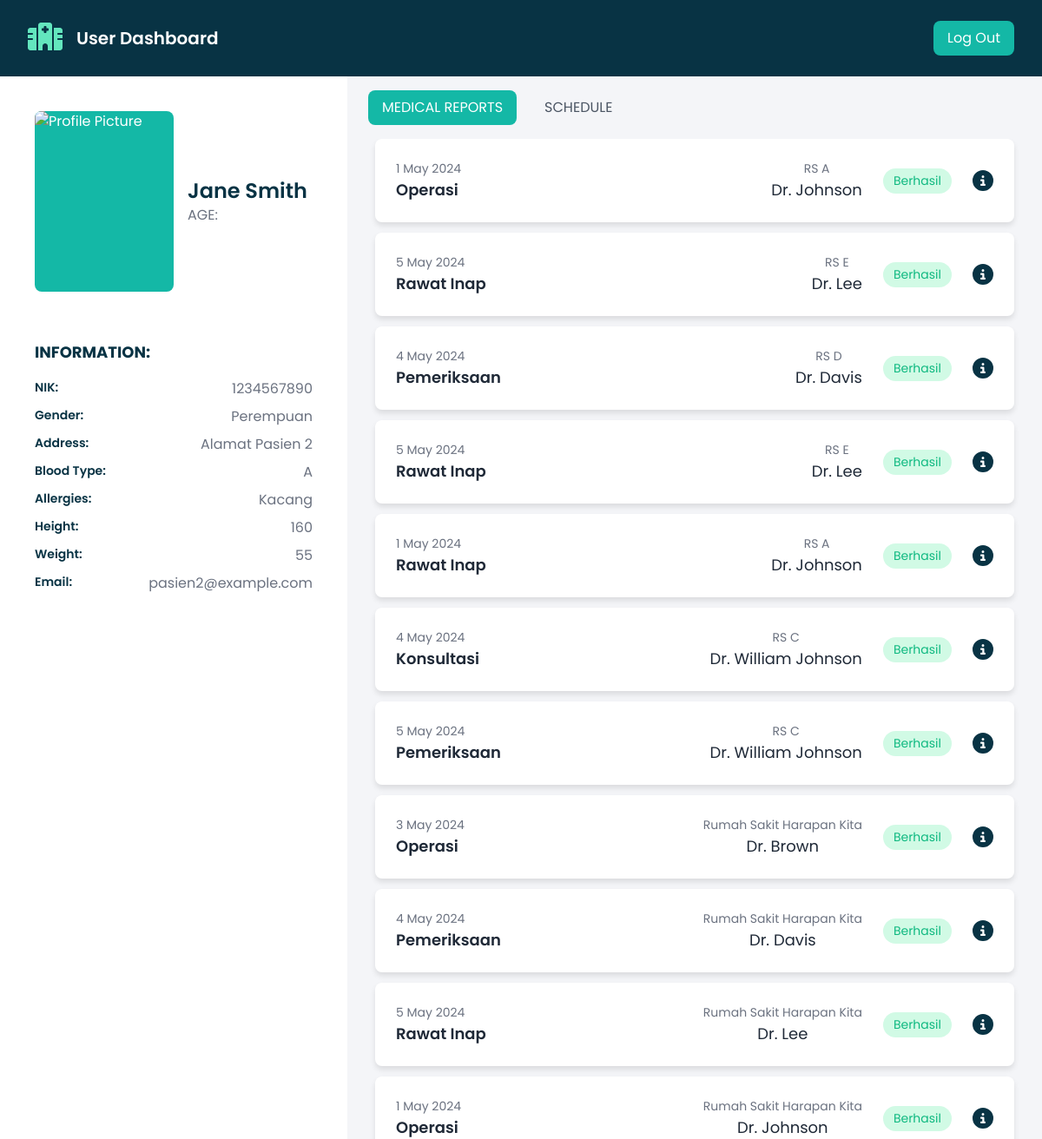
/userdashboard.php?login=success (signed in), run on the app's committed database.
### tables this page shows
create table pasien
		(
			id     int,
			NIK varchar(100) primary key,
			password varchar(100) not null,
			email    varchar(100) not null,
			usertype varchar(20)  null,
			nama_pasien varchar(100) not null,
			Tanggal_Lahir DATE,
			alamat    varchar(100) not null,
			tinggi int,
			berat_badan int,
			golongan_darah varchar(5),
			alergi varchar(100),
			no_telepon_pasien varchar(100) not null,
			jenis_kelamin varchar(100) not null
		);

CREATE TABLE riwayat (
			riwayat_id INT PRIMARY KEY,
			NIK VARCHAR(10),
			rumahsakit_id INT,
			tenagamedis_id INT,
            obat_id INT,
			tanggal_riwayat DATE,
			jenis_layanan VARCHAR(100),
			keterangan_penyakit VARCHAR(255),
			FOREIGN KEY (NIK) REFERENCES pasien(NIK),
			FOREIGN KEY (rumahsakit_id) REFERENCES rumah_sakit(rumahsakit_id),
			FOREIGN KEY (tenagamedis_id) REFERENCES tenaga_medis(tenagamedis_id),
            FOREIGN KEY (obat_id) REFERENCES obat(obat_id)
		);

CREATE TABLE Rumah_Sakit (
			rumahsakit_id INT PRIMARY KEY,
			nama_rumahsakit VARCHAR(100),
			alamat VARCHAR(255),
			no_telepon VARCHAR(15),
			kota VARCHAR(100)
		);

create table tenaga_medis
		(
			id     int,
			tenagamedis_id INT primary key,
			rumahsakit_id INT,
			password varchar(100) not null,
			email    varchar(100) not null,
			usertype varchar(20)  null,
			nama_tenagamedis varchar(100) not null,
			spesialisasi    varchar(100) not null,
			jenis_Kelamin varchar(100) not null,
			no_telepon_tenagamedis varchar(100) not null,
			FOREIGN KEY (rumahsakit_id) REFERENCES rumah_sakit(rumahsakit_id)
		);

### userdashboard.php (the view, shortened to what this page needs)
<?php
include_once 'includes/dbhinc.php';
$nik = $_SESSION["user_NIK"];
$query = $pdo->prepare("SELECT * FROM pasien WHERE NIK = :nik");
$query->execute(['nik' => $nik]);
$user = $query->fetch(PDO::FETCH_ASSOC);
$query = $pdo->prepare("SELECT * FROM riwayat WHERE NIK = :nik");
$query->execute(['nik' => $nik]);
$reports = $query->fetchAll(PDO::FETCH_ASSOC);
?>
<!DOCTYPE html>
<html lang="en">
<head>
  <link rel="stylesheet" href="user/index.css" />
  <script src="https://cdn.tailwindcss.com"></script>
  <link rel="stylesheet" href="https://cdnjs.cloudflare.com/ajax/libs/font-awesome/6.4.0/css/all.min.css" />
</head>
<body>
  <header class="bg-cyan-950">
    <nav class="mx-auto flex max-w-7xl items-center justify-between p-6 lg:px-8" aria-label="Global">
      <div class="flex lg:flex-1">
        <a href="#" class="-m-1.5 p-1.5">
        </a>
        <p class="mx-4 py-1 text-white text-xl font-semibold">
          User Dashboard
        </p>
      </div>
      <div class="hidden lg:flex lg:flex-1 lg:justify-end">
        <form action="includes/logoutinc.php">
          <button class="flex bg-teal-500 text-white px-4 py-2 rounded-lg font-regular">
            Log Out
          </button>
        </form>
      </div>
    </nav>
  </header>
  <div class="flex">
    <div class="w-1/3 bg-white">
      <div class="flex items-center mb-4 p-10">
        <img src="" alt="Profile Picture" class="bg-teal-500 text-white h-52 w-40 flex items-center justify-center rounded-lg mr-4" />
        <div>
          <h2 class="text-2xl font-semibold text-cyan-950"><?php echo htmlspecialchars($user['nama_pasien']); ?></h2>
          <p class="text-gray-500">AGE: <?php echo htmlspecialchars($user['Usia']); ?></p>
        </div>
      </div>
      <div class="px-10">
        <h3 class="text-lg font-bold mb-4 text-cyan-950">INFORMATION:</h3>
        <div class="grid grid-cols-1 gap-2">
          <div class="flex justify-between">
            <span class="font-semibold text-cyan-950 text-sm">NIK:</span>
            <span class="text-gray-500"><?php echo htmlspecialchars($user['NIK']); ?></span>
          </div>
          <div class="flex justify-between">
            <span class="font-semibold text-cyan-950 text-sm">Gender:</span>
            <span class="text-gray-500"><?php echo htmlspecialchars($user['jenis_kelamin']); ?></span>
          </div>
          <div class="flex justify-between">
            <span class="font-semibold text-cyan-950 text-sm">Address:</span>
            <span class="text-gray-500"><?php echo htmlspecialchars($user['alamat']); ?></span>
          </div>
          <div class="flex justify-between">
            <span class="font-semibold text-cyan-950 text-sm">Blood Type:</span>
            <span class="text-gray-500"><?php echo htmlspecialchars($user['golongan_darah']); ?></span>
          </div>
          <div class="flex justify-between">
            <span class="font-semibold text-cyan-950 text-sm">Allergies:</span>
            <span class="text-gray-500"><?php echo htmlspecialchars($user['alergi']); ?></span>
          </div>
          <div class="flex justify-between">
            <span class="font-semibold text-cyan-950 text-sm">Height:</span>
            <span class="text-gray-500"><?php echo htmlspecialchars($user['tinggi']); ?></span>
          </div>
          <div class="flex justify-between">
            <span class="font-semibold text-cyan-950 text-sm">Weight:</span>
            <span class="text-gray-500"><?php echo htmlspecialchars($user['berat_badan']); ?></span>
          </div>
          <div class="flex justify-between">
            <span class="font-semibold text-cyan-950 text-sm">Email:</span>
            <span class="text-gray-500"><?php echo htmlspecialchars($user['email']); ?></span>
          </div>
        </div>
      </div>
    </div>
    <div class="w-2/3">
      <div class="bg-[#f4f5f8] px-6 py-4 h-screen">
        <div class="flex space-x-4 mb-4">
          <button id="medical-reports-tab" class="bg-teal-500 text-white px-4 py-2 rounded-lg">
            MEDICAL REPORTS
          </button>
          <button id="schedule-tab" class="text-gray-600 px-4 py-2 rounded-lg">
            SCHEDULE
          </button>
        </div>
        <div id="medical-reports-content" class="tab-content active overflow-y-scroll h-full custom-scrollbar px-2">
          <?php foreach ($reports as $report) : ?>
            <div class="card-container">
              <div class="card">
                <div class="card-minimized">
                  <div class="card-info">
                    <p class="date"><?php echo date('j F Y', strtotime($report['tanggal_riwayat'])); ?></p>
                    <p class="title"><?php echo $report['jenis_layanan']; ?></p>
                  </div>
                  <div class="card-attribute">
                    <div class="pj-info">
                      <?php
                      $query = $pdo->prepare("SELECT * FROM Rumah_Sakit WHERE rumahsakit_id = :id");
                      $query->execute(['id' => $report['rumahsakit_id']]);
                      $rs_info = $query->fetch(PDO::FETCH_ASSOC);
                      ?>
                      <p class="place"><?php echo $rs_info['nama_rumahsakit']; ?></p>
                      <?php
                      $query = $pdo->prepare("SELECT * FROM tenaga_medis WHERE tenagamedis_id = :id");
                      $query->execute(['id' => $report['tenagamedis_id']]);
                      $tm_info = $query->fetch(PDO::FETCH_ASSOC);
                      ?>
                      <p class="dr_name"><?php echo $tm_info['nama_tenagamedis']; ?></p>
                    </div>
                    <span class="status">Berhasil</span>
                    <button class="icon-button open-modal-btn" id="open-modal-btn" data-id="<?php echo $report['riwayat_id']; ?>">
                    </button>
                  </div>
                </div>
              </div>
            </div>
          <?php endforeach; ?>
        </div>
      </div>
    </div>
  </div>
</body>
</html>

### user/index.css (style rules this page uses)
body { font-family: "Poppins", sans-serif; background-color: #f7f7f7; overflow: hidden; margin: 0; height: 100%; }
.tab-content { display: none; }
.tab-content.active { display: block; }
.card-container { max-width: 64rem; margin: 0 auto; }
.card { background-color: white; padding: 1.5rem; border-radius: 0.5rem; box-shadow: 0 4px 6px rgba(0, 0, 0, 0.1); display: flex; flex-direction: column; margin-bottom: 0.75rem; }
.card-minimized { display: flex; justify-content: space-between; align-items: center; overflow: hidden; max-width: 100%; }
.card-info { display: flex; flex-direction: column; }
.pj-info { display: flex; flex-direction: column; text-align: center; }
.date { color: #6b7280; font-size: 0.875rem; }
.place { color: #6b7280; font-size: 0.875rem; text-align: center; }
.title { font-size: 1.125rem; font-weight: 600; color: #1f2937; }
.card-attribute { display: flex; align-items: center; gap: 1.5rem; }
.dr_name { font-size: 1.125rem; color: #1f2937; }
.status { background-color: #d1fae5; color: #10b981; padding: 0.25rem 0.75rem; border-radius: 9999px; font-size: 0.875rem; }
.icon-button { background: none; border: none; cursor: pointer; padding: 0; }
.icon { height: 1.5rem; width: 1.5rem; color: rgb(107, 114, 128); }

### data on the page
pasien: nama_pasien "Jane Smith", NIK "1234567890", jenis_kelamin "Perempuan", alamat "Alamat Pasien 2", golongan_darah "A", alergi "Kacang", tinggi "160", berat_badan "55", email "pasien2@example.com"
riwayat: tanggal_riwayat "1 May 2024", jenis_layanan "Operasi", rumahsakit.nama_rumahsakit "RS A", tenagamedis.nama_tenagamedis "Dr. Johnson"
riwayat: tanggal_riwayat "5 May 2024", jenis_layanan "Rawat Inap", rumahsakit.nama_rumahsakit "RS E", tenagamedis.nama_tenagamedis "Dr. Lee"
riwayat: tanggal_riwayat "4 May 2024", jenis_layanan "Pemeriksaan", rumahsakit.nama_rumahsakit "RS D", tenagamedis.nama_tenagamedis "Dr. Davis"
riwayat: tanggal_riwayat "5 May 2024", jenis_layanan "Rawat Inap", rumahsakit.nama_rumahsakit "RS E", tenagamedis.nama_tenagamedis "Dr. Lee"
riwayat: tanggal_riwayat "1 May 2024", jenis_layanan "Rawat Inap", rumahsakit.nama_rumahsakit "RS A", tenagamedis.nama_tenagamedis "Dr. Johnson"
riwayat: tanggal_riwayat "4 May 2024", jenis_layanan "Konsultasi", rumahsakit.nama_rumahsakit "RS C", tenagamedis.nama_tenagamedis "Dr. William Johnson"
riwayat: tanggal_riwayat "5 May 2024", jenis_layanan "Pemeriksaan", rumahsakit.nama_rumahsakit "RS C", tenagamedis.nama_tenagamedis "Dr. William Johnson"
riwayat: tanggal_riwayat "3 May 2024", jenis_layanan "Operasi", rumahsakit.nama_rumahsakit "Rumah Sakit Harapan Kita", tenagamedis.nama_tenagamedis "Dr. Brown"
riwayat: tanggal_riwayat "4 May 2024", jenis_layanan "Pemeriksaan", rumahsakit.nama_rumahsakit "Rumah Sakit Harapan Kita", tenagamedis.nama_tenagamedis "Dr. Davis"
riwayat: tanggal_riwayat "5 May 2024", jenis_layanan "Rawat Inap", rumahsakit.nama_rumahsakit "Rumah Sakit Harapan Kita", tenagamedis.nama_tenagamedis "Dr. Lee"
riwayat: tanggal_riwayat "1 May 2024", jenis_layanan "Operasi", rumahsakit.nama_rumahsakit "Rumah Sakit Harapan Kita", tenagamedis.nama_tenagamedis "Dr. Johnson"
